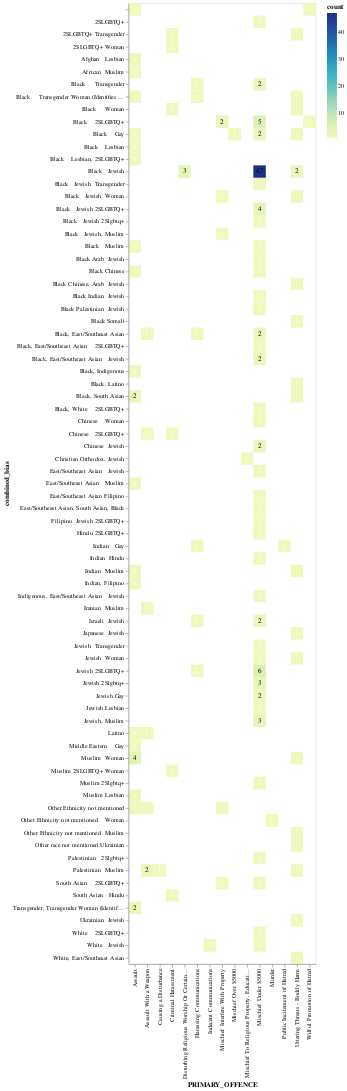

Notebook code cell kept with this figure:
### Code cell
agg_df = df2.groupby(['PRIMARY_OFFENCE', 'combined_bias']).size().reset_index(name='count')

heatmap = alt.Chart(agg_df).mark_rect().encode(
    x='PRIMARY_OFFENCE:N',
    y='combined_bias:N',
    color='count:Q',
    tooltip=['PRIMARY_OFFENCE', 'combined_bias', 'count']
)

text = alt.Chart(agg_df).mark_text(baseline='middle').encode(
    x='PRIMARY_OFFENCE:N',
    y='combined_bias:N',
    text='count:Q',
    color=alt.condition(
        alt.datum.count > agg_df['count'].mean(),  # Adjust threshold as needed
        alt.value('black'),
        alt.value('white')
    )
)
heatmap + text

### Figure 1 — Vega-Lite specification as saved in the notebook (floating-point values rounded to 4 significant figures)
{"config": {"view": {"continuousWidth": 300, "continuousHeight": 300}}, "layer": [{"mark": {"type": "rect"}, "encoding": {"color": {"field": "count", "type": "quantitative"}, "tooltip": [{"field": "PRIMARY_OFFENCE", "type": "nominal"}, {"field": "combined_bias", "type": "nominal"}, {"field": "count", "type": "quantitative"}], "x": {"field": "PRIMARY_OFFENCE", "type": "nominal"}, "y": {"field": "combined_bias", "type": "nominal"}}}, {"mark": {"type": "text", "baseline": "middle"}, "encoding": {"color": {"condition": {"test": "(datum.count > 1.7181818181818183)", "value": "black"}, "value": "white"}, "text": {"field": "count", "type": "quantitative"}, "x": {"field": "PRIMARY_OFFENCE", "type": "nominal"}, "y": {"field": "combined_bias", "type": "nominal"}}}], "data": {"name": "data-4a889354a7a11fad03e198d10728c0df"}, "$schema": "https://vega.github.io/schema/vega-lite/v5.8.0.json", "datasets": {"data-4a889354a7a11fad03e198d10728c0df": [{"PRIMARY_OFFENCE": "Assault", "combined_bias": "", "count": 1}, {"PRIMARY_OFFENCE": "Assault", "combined_bias": "Afghan   Lesbian", "count": 1}, {"PRIMARY_OFFENCE": "Assault", "combined_bias": "African  Muslim", "count": 1}, {"PRIMARY_OFFENCE": "Assault", "combined_bias": "Black     Transgender Woman (Identifies As Woman)", "count": 1}, {"PRIMARY_OFFENCE": "Assault", "combined_bias": "Black    Gay", "count": 1}, {"PRIMARY_OFFENCE": "Assault", "combined_bias": "Black    Lesbian", "count": 1}, {"PRIMARY_OFFENCE": "Assault", "combined_bias": "Black    Lesbian, 2SLGBTQ+", "count": 1}, {"PRIMARY_OFFENCE": "Assault", "combined_bias": "Black   Muslim", "count": 1}, {"PRIMARY_OFFENCE": "Assault", "combined_bias": "Black Chinese", "count": 1}, {"PRIMARY_OFFENCE": "Assault", "combined_bias": "Black, Indigenous", "count": 1}, {"PRIMARY_OFFENCE": "Assault", "combined_bias": "Black, South Asian", "count": 2}, {"PRIMARY_OFFENCE": "Assault", "combined_bias": "East/Southeast Asian   Muslim", "count": 1}, {"PRIMARY_OFFENCE": "Assault", "combined_bias": "Indian  Muslim", "count": 1}, {"PRIMARY_OFFENCE": "Assault", "combined_bias": "Indian, Filipino", "count": 1}, {"PRIMARY_OFFENCE": "Assault", "combined_bias": "Latino", "count": 1}, {"PRIMARY_OFFENCE": "Assault", "combined_bias": "Middle Eastern    Gay", "count": 1}, {"PRIMARY_OFFENCE": "Assault", "combined_bias": "Muslim  Woman", "count": 4}, {"PRIMARY_OFFENCE": "Assault", "combined_bias": "Muslim Lesbian", "count": 1}, {"PRIMARY_OFFENCE": "Assault", "combined_bias": "Other Ethnicity not mentioned", "count": 1}, {"PRIMARY_OFFENCE": "Assault", "combined_bias": "Transgender, Transgender Woman (Identifies As Woman)", "count": 2}, {"PRIMARY_OFFENCE": "Assault With a Weapon", "combined_bias": "Black, East/Southeast Asian", "count": 1}, {"PRIMARY_OFFENCE": "Assault With a Weapon", "combined_bias": "Chinese   2SLGBTQ+", "count": 1}, {"PRIMARY_OFFENCE": "Assault With a Weapon", "combined_bias": "Iranian  Muslim", "count": 1}, {"PRIMARY_OFFENCE": "Assault With a Weapon", "combined_bias": "Latino", "count": 1}, {"PRIMARY_OFFENCE": "Assault With a Weapon", "combined_bias": "Other Ethnicity not mentioned", "count": 1}, {"PRIMARY_OFFENCE": "Assault With a Weapon", "combined_bias": "Palestinian  Muslim", "count": 2}, {"PRIMARY_OFFENCE": "Causing a Disturbance", "combined_bias": "Palestinian  Muslim", "count": 1}, {"PRIMARY_OFFENCE": "Criminal Harassment", "combined_bias": "2SLGBTQ+ Transgender", "count": 1}, {"PRIMARY_OFFENCE": "Criminal Harassment", "combined_bias": "2SLGBTQ+ Woman", "count": 1}, {"PRIMARY_OFFENCE": "Criminal Harassment", "combined_bias": "Black     Woman", "count": 1}, {"PRIMARY_OFFENCE": "Criminal Harassment", "combined_bias": "Chinese   2SLGBTQ+", "count": 1}, {"PRIMARY_OFFENCE": "Criminal Harassment", "combined_bias": "Muslim 2SLGBTQ+ Woman", "count": 1}, {"PRIMARY_OFFENCE": "Criminal Harassment", "combined_bias": "South Asian   Hindu", "count": 1}, {"PRIMARY_OFFENCE": "Disturbing Religious Worship Or Certain Meetings", "combined_bias": "Black   Jewish", "count": 3}, {"PRIMARY_OFFENCE": "Harassing Communications", "combined_bias": "Black     Transgender", "count": 1}, {"PRIMARY_OFFENCE": "Harassing Communications", "combined_bias": "Black     Transgender Woman (Identifies As Woman)", "count": 1}, {"PRIMARY_OFFENCE": "Harassing Communications", "combined_bias": "Black, East/Southeast Asian", "count": 1}, {"PRIMARY_OFFENCE": "Harassing Communications", "combined_bias": "Indian   Gay", "count": 1}, {"PRIMARY_OFFENCE": "Harassing Communications", "combined_bias": "Israeli  Jewish", "count": 1}, {"PRIMARY_OFFENCE": "Harassing Communications", "combined_bias": "Jewish 2SLGBTQ+", "count": 1}, {"PRIMARY_OFFENCE": "Indecent Communications", "combined_bias": "White   Jewish", "count": 1}, {"PRIMARY_OFFENCE": "Mischief Interfere With Property", "combined_bias": "Black    2SLGBTQ+", "count": 2}, {"PRIMARY_OFFENCE": "Mischief Interfere With Property", "combined_bias": "Black   Jewish  Woman", "count": 1}, {"PRIMARY_OFFENCE": "Mischief Interfere With Property", "combined_bias": "Black   Jewish, Muslim", "count": 1}, {"PRIMARY_OFFENCE": "Mischief Interfere With Property", "combined_bias": "Other Ethnicity not mentioned", "count": 1}, {"PRIMARY_OFFENCE": "Mischief Interfere With Property", "combined_bias": "South Asian    2SLGBTQ+", "count": 1}, {"PRIMARY_OFFENCE": "Mischief Over $5000", "combined_bias": "Black    Gay", "count": 1}, {"PRIMARY_OFFENCE": "Mischief To Religious Property, Educational Institutions, Etc.", "combined_bias": "Christian Orthodox, Jewish", "count": 1}, {"PRIMARY_OFFENCE": "Mischief Under $5000", "combined_bias": "2SLGBTQ+", "count": 1}, {"PRIMARY_OFFENCE": "Mischief Under $5000", "combined_bias": "Black     Transgender", "count": 2}, {"PRIMARY_OFFENCE": "Mischief Under $5000", "combined_bias": "Black    2SLGBTQ+", "count": 5}, {"PRIMARY_OFFENCE": "Mischief Under $5000", "combined_bias": "Black    Gay", "count": 2}, {"PRIMARY_OFFENCE": "Mischief Under $5000", "combined_bias": "Black   Jewish", "count": 47}, {"PRIMARY_OFFENCE": "Mischief Under $5000", "combined_bias": "Black   Jewish  Transgender", "count": 1}, {"PRIMARY_OFFENCE": "Mischief Under $5000", "combined_bias": "Black   Jewish 2SLGBTQ+", "count": 4}, {"PRIMARY_OFFENCE": "Mischief Under $5000", "combined_bias": "Black   Jewish 2Slgbtq+", "count": 1}, {"PRIMARY_OFFENCE": "Mischief Under $5000", "combined_bias": "Black   Muslim", "count": 1}, {"PRIMARY_OFFENCE": "Mischief Under $5000", "combined_bias": "Black Arab  Jewish", "count": 1}, {"PRIMARY_OFFENCE": "Mischief Under $5000", "combined_bias": "Black Chinese", "count": 1}, {"PRIMARY_OFFENCE": "Mischief Under $5000", "combined_bias": "Black Indian  Jewish", "count": 1}, {"PRIMARY_OFFENCE": "Mischief Under $5000", "combined_bias": "Black Palestinian  Jewish", "count": 1}, {"PRIMARY_OFFENCE": "Mischief Under $5000", "combined_bias": "Black, East/Southeast Asian", "count": 2}, {"PRIMARY_OFFENCE": "Mischief Under $5000", "combined_bias": "Black, East/Southeast Asian    2SLGBTQ+", "count": 1}, {"PRIMARY_OFFENCE": "Mischief Under $5000", "combined_bias": "Black, East/Southeast Asian   Jewish", "count": 2}, {"PRIMARY_OFFENCE": "Mischief Under $5000", "combined_bias": "Black, White    2SLGBTQ+", "count": 1}, {"PRIMARY_OFFENCE": "Mischief Under $5000", "combined_bias": "Chinese    Woman", "count": 1}, {"PRIMARY_OFFENCE": "Mischief Under $5000", "combined_bias": "Chinese  Jewish", "count": 2}, {"PRIMARY_OFFENCE": "Mischief Under $5000", "combined_bias": "East/Southeast Asian   Jewish", "count": 1}, {"PRIMARY_OFFENCE": "Mischief Under $5000", "combined_bias": "East/Southeast Asian Filipino", "count": 1}, {"PRIMARY_OFFENCE": "Mischief Under $5000", "combined_bias": "East/Southeast Asian, South Asian, Black", "count": 1}, {"PRIMARY_OFFENCE": "Mischief Under $5000", "combined_bias": "Filipino  Jewish 2SLGBTQ+", "count": 1}, {"PRIMARY_OFFENCE": "Mischief Under $5000", "combined_bias": "Hindu 2SLGBTQ+", "count": 1}, {"PRIMARY_OFFENCE": "Mischief Under $5000", "combined_bias": "Indian  Hindu", "count": 1}, {"PRIMARY_OFFENCE": "Mischief Under $5000", "combined_bias": "Indigenous, East/Southeast Asian   Jewish", "count": 1}, {"PRIMARY_OFFENCE": "Mischief Under $5000", "combined_bias": "Israeli  Jewish", "count": 2}, {"PRIMARY_OFFENCE": "Mischief Under $5000", "combined_bias": "Jewish  Transgender", "count": 1}, {"PRIMARY_OFFENCE": "Mischief Under $5000", "combined_bias": "Jewish  Woman", "count": 1}, {"PRIMARY_OFFENCE": "Mischief Under $5000", "combined_bias": "Jewish 2SLGBTQ+", "count": 6}, {"PRIMARY_OFFENCE": "Mischief Under $5000", "combined_bias": "Jewish 2Slgbtq+", "count": 3}, {"PRIMARY_OFFENCE": "Mischief Under $5000", "combined_bias": "Jewish Gay", "count": 2}, {"PRIMARY_OFFENCE": "Mischief Under $5000", "combined_bias": "Jewish Lesbian", "count": 1}, {"PRIMARY_OFFENCE": "Mischief Under $5000", "combined_bias": "Jewish, Muslim", "count": 3}, {"PRIMARY_OFFENCE": "Mischief Under $5000", "combined_bias": "Muslim 2Slgbtq+", "count": 1}, {"PRIMARY_OFFENCE": "Mischief Under $5000", "combined_bias": "Palestinian   2Slgbtq+", "count": 1}, {"PRIMARY_OFFENCE": "Mischief Under $5000", "combined_bias": "South Asian    2SLGBTQ+", "count": 1}, {"PRIMARY_OFFENCE": "Mischief Under $5000", "combined_bias": "White    2SLGBTQ+", "count": 1}, {"PRIMARY_OFFENCE": "Mischief Under $5000", "combined_bias": "White   Jewish", "count": 1}, {"PRIMARY_OFFENCE": "Murder", "combined_bias": "Other Ethnicity not mentioned    Woman", "count": 1}, {"PRIMARY_OFFENCE": "Public Incitement of Hatred ", "combined_bias": "Indian   Gay", "count": 1}, {"PRIMARY_OFFENCE": "Uttering Threats - Bodily Harm", "combined_bias": "2SLGBTQ+ Transgender", "count": 1}, {"PRIMARY_OFFENCE": "Uttering Threats - Bodily Harm", "combined_bias": "Black     Transgender Woman (Identifies As Woman)", "count": 1}, {"PRIMARY_OFFENCE": "Uttering Threats - Bodily Harm", "combined_bias": "Black     Woman", "count": 1}, {"PRIMARY_OFFENCE": "Uttering Threats - Bodily Harm", "combined_bias": "Black    Gay", "count": 1}, {"PRIMARY_OFFENCE": "Uttering Threats - Bodily Harm", "combined_bias": "Black   Jewish", "count": 2}, {"PRIMARY_OFFENCE": "Uttering Threats - Bodily Harm", "combined_bias": "Black   Jewish  Woman", "count": 1}, {"PRIMARY_OFFENCE": "Uttering Threats - Bodily Harm", "combined_bias": "Black Chinese, Arab  Jewish", "count": 1}, {"PRIMARY_OFFENCE": "Uttering Threats - Bodily Harm", "combined_bias": "Black Somali", "count": 1}, {"PRIMARY_OFFENCE": "Uttering Threats - Bodily Harm", "combined_bias": "Black, Latino", "count": 1}, {"PRIMARY_OFFENCE": "Uttering Threats - Bodily Harm", "combined_bias": "Black, South Asian", "count": 1}, {"PRIMARY_OFFENCE": "Uttering Threats - Bodily Harm", "combined_bias": "Indian  Muslim", "count": 1}, {"PRIMARY_OFFENCE": "Uttering Threats - Bodily Harm", "combined_bias": "Japanese  Jewish", "count": 1}, {"PRIMARY_OFFENCE": "Uttering Threats - Bodily Harm", "combined_bias": "Jewish  Woman", "count": 1}, {"PRIMARY_OFFENCE": "Uttering Threats - Bodily Harm", "combined_bias": "Muslim  Woman", "count": 1}, {"PRIMARY_OFFENCE": "Uttering Threats - Bodily Harm", "combined_bias": "Other Ethnicity not mentioned  Muslim", "count": 1}, {"PRIMARY_OFFENCE": "Uttering Threats - Bodily Harm", "combined_bias": "Other race not mentioned Ukrainian", "count": 1}, {"PRIMARY_OFFENCE": "Uttering Threats - Bodily Harm", "combined_bias": "Palestinian  Muslim", "count": 1}, {"PRIMARY_OFFENCE": "Uttering Threats - Bodily Harm", "combined_bias": "Ukrainian  Jewish", "count": 1}, {"PRIMARY_OFFENCE": "Uttering Threats - Bodily Harm", "combined_bias": "White, East/Southeast Asian", "count": 1}, {"PRIMARY_OFFENCE": "Wilful Promotion of Hatred", "combined_bias": "", "count": 1}, {"PRIMARY_OFFENCE": "Wilful Promotion of Hatred", "combined_bias": "Black    2SLGBTQ+", "count": 1}]}}
